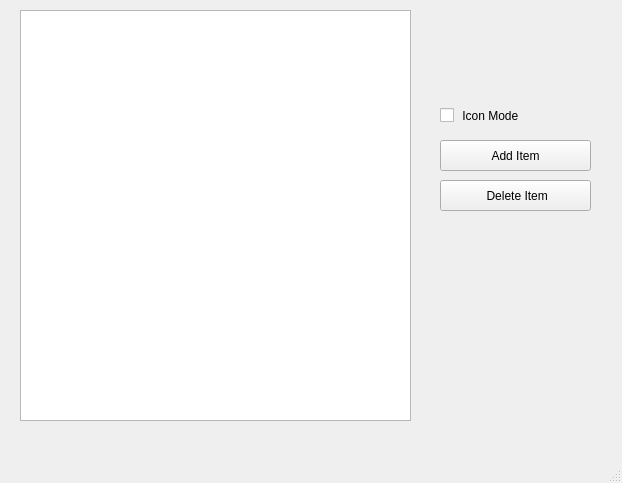
<?xml version="1.0" encoding="UTF-8"?>
<ui version="4.0">
 <class>MainWindow</class>
 <widget class="QMainWindow" name="MainWindow">
  <property name="geometry">
   <rect>
    <x>0</x>
    <y>0</y>
    <width>622</width>
    <height>483</height>
   </rect>
  </property>
  <property name="windowTitle">
   <string>MainWindow</string>
  </property>
  <widget class="QWidget" name="centralwidget">
   <widget class="QListView" name="listView">
    <property name="geometry">
     <rect>
      <x>20</x>
      <y>10</y>
      <width>391</width>
      <height>411</height>
     </rect>
    </property>
   </widget>
   <widget class="QPushButton" name="pushButton">
    <property name="geometry">
     <rect>
      <x>440</x>
      <y>140</y>
      <width>151</width>
      <height>31</height>
     </rect>
    </property>
    <property name="text">
     <string>Add Item</string>
    </property>
   </widget>
   <widget class="QPushButton" name="pushButton_2">
    <property name="geometry">
     <rect>
      <x>440</x>
      <y>180</y>
      <width>151</width>
      <height>31</height>
     </rect>
    </property>
    <property name="text">
     <string> Delete Item</string>
    </property>
   </widget>
   <widget class="QCheckBox" name="checkBox">
    <property name="geometry">
     <rect>
      <x>440</x>
      <y>100</y>
      <width>151</width>
      <height>31</height>
     </rect>
    </property>
    <property name="text">
     <string> Icon Mode</string>
    </property>
   </widget>
  </widget>
  <widget class="QMenuBar" name="menubar">
   <property name="geometry">
    <rect>
     <x>0</x>
     <y>0</y>
     <width>622</width>
     <height>22</height>
    </rect>
   </property>
  </widget>
  <widget class="QStatusBar" name="statusbar"/>
 </widget>
 <resources/>
 <connections/>
</ui>
